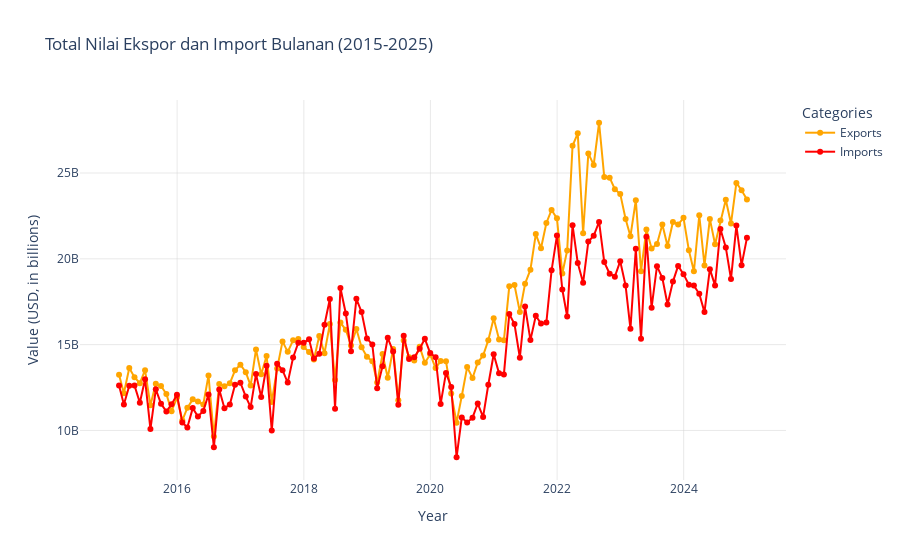

This figure's notebook cell:
### Code cell
fig = go.Figure()

# Exports line
fig.add_trace(go.Scatter(
    x=df_merged.index,
    y=df_merged['Total Nilai Ekspor Bulanan'],
    mode='lines+markers',
    name='Exports',
    line=dict(color='orange', width=2),
    marker=dict(size=6)
))

# Imports line
fig.add_trace(go.Scatter(
    x=df_merged.index,
    y=df_merged['Total Nilai Impor Bulanan'],
    mode='lines+markers',
    name='Imports',
    line=dict(color='red', width=2),
    marker=dict(size=6)
))

fig.update_layout(
    title='Total Nilai Ekspor dan Import Bulanan (2015-2025)',
    xaxis_title='Year',
    yaxis_title='Value (USD, in billions)',
    legend_title='Categories',
    template='plotly_white',
    font=dict(size=12),
    hovermode='x unified'
)

fig.update_xaxes(showgrid=True, gridwidth=0.5, gridcolor='LightGray')
fig.update_yaxes(showgrid=True, gridwidth=0.5, gridcolor='LightGray')

fig.show()
